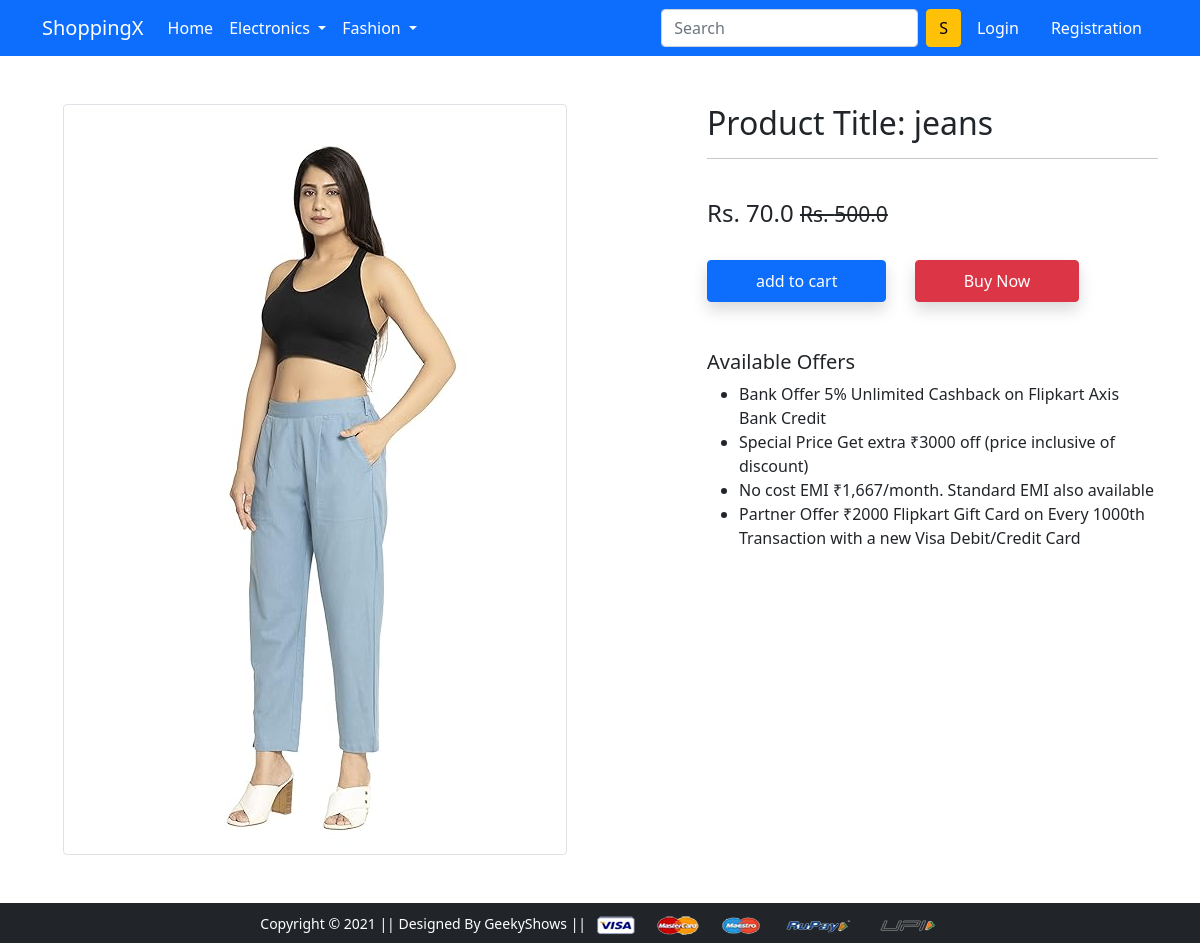
Screenshot of /product-detail/1 with the database file from the repository.
### app/models.py (models this page shows, shortened)
class Product(models.Model):
    title = models.CharField(max_length=100)
    selling_price = models.FloatField()
    discounted_price = models.FloatField()
    description = models.TextField()
    brand = models.CharField(max_length=100)
    category = models.CharField(choices=CATEGORY_CHOICES,max_length=2)
    product_image = models.ImageField(upload_to='productimg')

### app/views.py (the view)
# urls.py: path('product-detail/<int:pk>', views.ProductDetail.as_view(), name='product-detail'),
class ProductDetail(View):
    def get(self,request,pk):
        product = Product.objects.get(pk=pk)
        return render(request,'app/productdetail.html',{'product':product})

### app/templates/app/productdetail.html (shortened to what this page needs)
{% extends 'app/base.html' %}
{% load static %}
{% block main-content %}
<div class="container my-5">
 <div class="row">
  <div class="col-sm-6 text-center align-self-center">
   <img src="{{product.product_image.url}}" alt="" class="img-fluid img-thumbnail">
  </div>
  <div class="col-sm-5 offset-sm-1">
   <h2>Product Title: {{product.title}}</h2>
   <hr>
   <p>{{Product.description}}</p> <br>
   <h4>Rs. {{product.discounted_price}} <small class="fw-light text-decoration-line-through">Rs. {{product.selling_price}} </small></h4> <br>
   <form action="/add-to-cart" class="d-inline">
        <button type=submit class="btn btn-primary shadow px-5 py-2">add to cart</button>
   </form>
   <a href="{% url 'buy-now' %}" class="btn btn-danger shadow px-5 py-2 ms-4">Buy Now</a>
   <h5 class="mt-5">Available Offers</h5>
   <ul>
    <li>Bank Offer 5% Unlimited Cashback on Flipkart Axis Bank Credit</li>
    <li>Special Price Get extra ₹3000 off (price inclusive of discount)</li>
    <li>No cost EMI ₹1,667/month. Standard EMI also available</li>
    <li>Partner Offer ₹2000 Flipkart Gift Card on Every 1000th Transaction with a new Visa Debit/Credit Card</li>
   </ul>
  </div>
 </div>
</div>
{% endblock main-content %}

### rows the page displays
Product: product_image (picture), title "jeans", discounted_price "70.0", selling_price "500.0"
